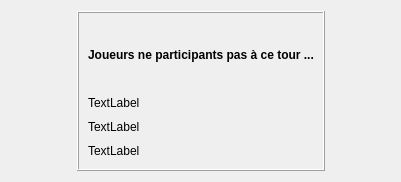
<?xml version="1.0" encoding="UTF-8"?>
<ui version="4.0">
 <class>WaitingPlayersWidget</class>
 <widget class="QWidget" name="WaitingPlayersWidget">
  <property name="geometry">
   <rect>
    <x>0</x>
    <y>0</y>
    <width>401</width>
    <height>182</height>
   </rect>
  </property>
  <property name="windowTitle">
   <string>Form</string>
  </property>
  <layout class="QGridLayout" name="gridLayout">
   <item row="0" column="1">
    <widget class="QFrame" name="frame">
     <property name="frameShape">
      <enum>QFrame::Box</enum>
     </property>
     <property name="frameShadow">
      <enum>QFrame::Raised</enum>
     </property>
     <layout class="QVBoxLayout" name="verticalLayout_2">
      <item>
       <widget class="QLabel" name="label_5">
        <property name="font">
         <font>
          <pointsize>9</pointsize>
          <weight>75</weight>
          <bold>true</bold>
         </font>
        </property>
        <property name="text">
         <string>Joueurs ne participants pas à ce tour ...</string>
        </property>
       </widget>
      </item>
      <item>
       <layout class="QHBoxLayout" name="horizontalLayout">
        <item>
         <layout class="QVBoxLayout" name="verticalLayout">
          <item>
           <widget class="QLabel" name="label">
            <property name="text">
             <string>TextLabel</string>
            </property>
           </widget>
          </item>
          <item>
           <widget class="QLabel" name="label_2">
            <property name="text">
             <string>TextLabel</string>
            </property>
           </widget>
          </item>
          <item>
           <widget class="QLabel" name="label_3">
            <property name="text">
             <string>TextLabel</string>
            </property>
           </widget>
          </item>
         </layout>
        </item>
        <item>
         <spacer name="horizontalSpacer_3">
          <property name="orientation">
           <enum>Qt::Horizontal</enum>
          </property>
          <property name="sizeHint" stdset="0">
           <size>
            <width>40</width>
            <height>20</height>
           </size>
          </property>
         </spacer>
        </item>
        <item>
         <widget class="QLabel" name="label_4">
          <property name="enabled">
           <bool>true</bool>
          </property>
          <property name="maximumSize">
           <size>
            <width>120</width>
            <height>120</height>
           </size>
          </property>
          <property name="text">
           <string/>
          </property>
          <property name="pixmap">
           <pixmap resource="../qrc/badminapp.qrc">:/icons/hamac.png</pixmap>
          </property>
          <property name="scaledContents">
           <bool>true</bool>
          </property>
         </widget>
        </item>
        <item>
         <spacer name="horizontalSpacer_2">
          <property name="orientation">
           <enum>Qt::Horizontal</enum>
          </property>
          <property name="sizeHint" stdset="0">
           <size>
            <width>40</width>
            <height>20</height>
           </size>
          </property>
         </spacer>
        </item>
       </layout>
      </item>
     </layout>
    </widget>
   </item>
   <item row="0" column="0">
    <spacer name="horizontalSpacer">
     <property name="orientation">
      <enum>Qt::Horizontal</enum>
     </property>
     <property name="sizeHint" stdset="0">
      <size>
       <width>40</width>
       <height>20</height>
      </size>
     </property>
    </spacer>
   </item>
   <item row="0" column="2">
    <spacer name="horizontalSpacer_4">
     <property name="orientation">
      <enum>Qt::Horizontal</enum>
     </property>
     <property name="sizeHint" stdset="0">
      <size>
       <width>40</width>
       <height>20</height>
      </size>
     </property>
    </spacer>
   </item>
  </layout>
 </widget>
 <resources>
  <include location="../qrc/badminapp.qrc"/>
 </resources>
 <connections/>
</ui>
